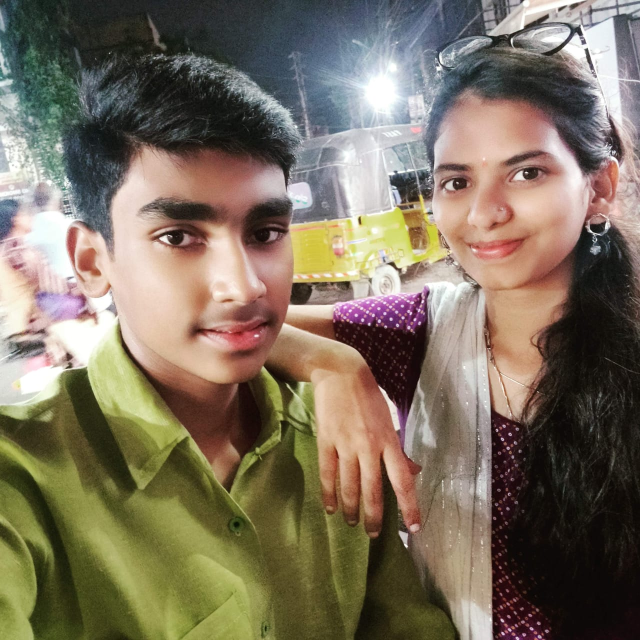
#> input picture OpenCV mini projects/Pic1.jpg, 1280 x 1280 px, found by its file name (shown at 1/2 size)
$ python write_read_image_opencv.py
#> lines starting #> are read from the running program, lines starting #| are printed output that depends on the picture
import cv2 #opencv use as cv2 in python
#this function is used to read the image from location
img1= cv2.imread('E:\\Data\\Pic1.jpg',1)
#> img1 is the input picture: shape (1280, 1280, 3); mean B, G, R 94.4, 112.1, 123.7

img1=cv2.resize(img1,(500,500))#width, height
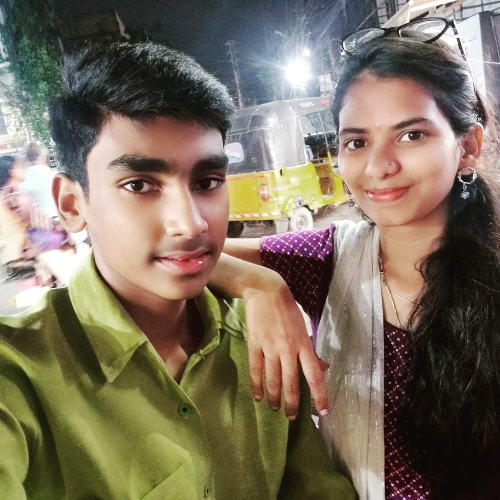
#> img1: shape (500, 500, 3); mean B, G, R 94.3, 112, 123.6
cv2.imshow("Colored Image", img1)#It accept two parameters 1) - Name of screen,2)


img2= cv2.imread('E:\\Data\\Pic1.jpg',0)
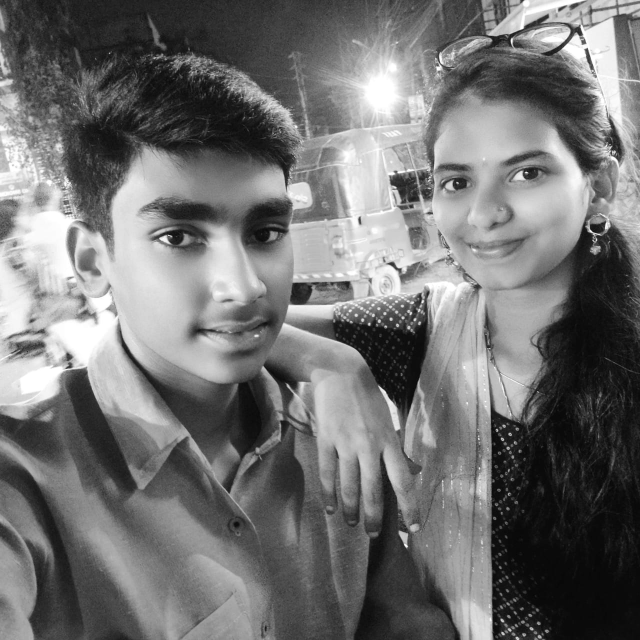
#> img2: shape (1280, 1280) (shown at 1/2 size); min 0, max 255, mean 113.6

img2=cv2.resize(img2,(500,500))#width, height
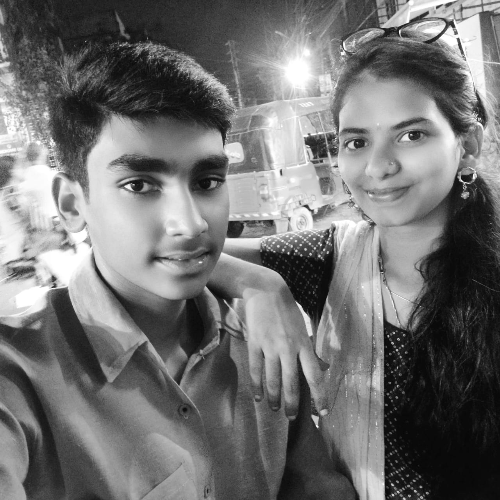
#> img2: shape (500, 500); min 2, max 255, mean 113.4
cv2.imshow("Gray Image", img2)#It accept two parameters 1) - Name of screen,2)
print("Image in gray scale==\n",img2)
#> (printed output is left out)


img3= cv2.imread('E:\\Data\\Pic1.jpg',-1)

img3=cv2.resize(img3,(500,500))#width, height
cv2.imshow("Invert Image", img3)#It accept two parameters 1) - Name of screen,2)

k = cv2.waitKey(0) & 0xFF  #Here parameter inside waitKey handle the life duration of an image
#> (key q is pressed here)
if k== ord("q"):
    cv2.destroyAllWindows()
elif k== ord("s"):
    cv2.imwrite("output.png",img1) #It accept name of image and data
    cv2.destroyAllWindows()

$ run again, with OpenCV mini projects/Pic2.jpg copied over OpenCV mini projects/Pic1.jpg
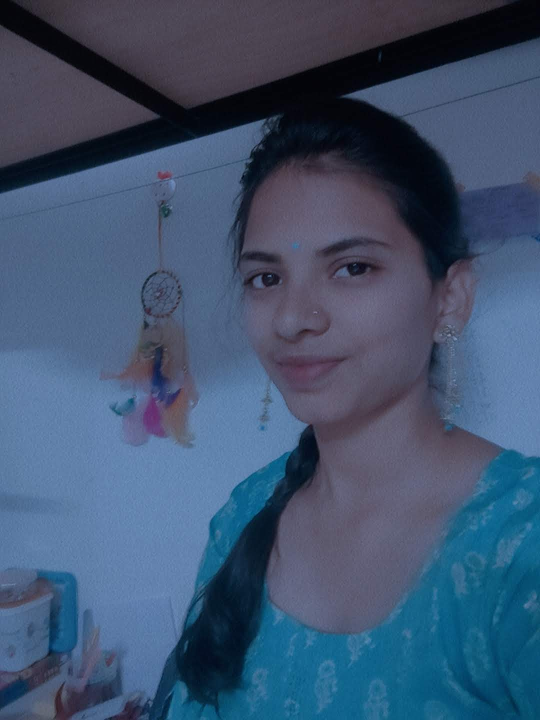
#> input picture OpenCV mini projects/Pic2.jpg, 1080 x 1440 px, found by its file name (shown at 1/2 size)
#> img1 is the input picture: shape (1440, 1080, 3); mean B, G, R 111, 83.6, 63.3
#> `img1=cv2.resize(img1,(500,500))#width, height`:
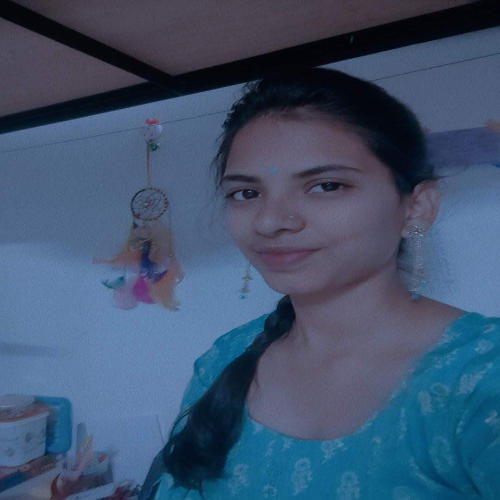
#> img1: shape (500, 500, 3); mean B, G, R 111, 83.5, 63.2
#> `img2=cv2.resize(img2,(500,500))#width, height`:
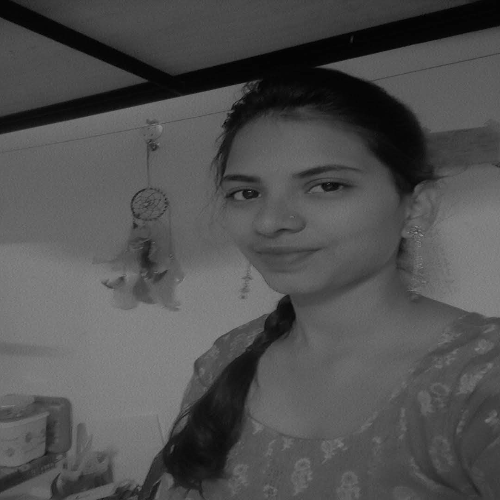
#> img2: shape (500, 500); min 0, max 152, mean 80.6
#> (printed output is left out)

$ run again, with OpenCV mini projects/Pic4.jpg copied over OpenCV mini projects/Pic1.jpg
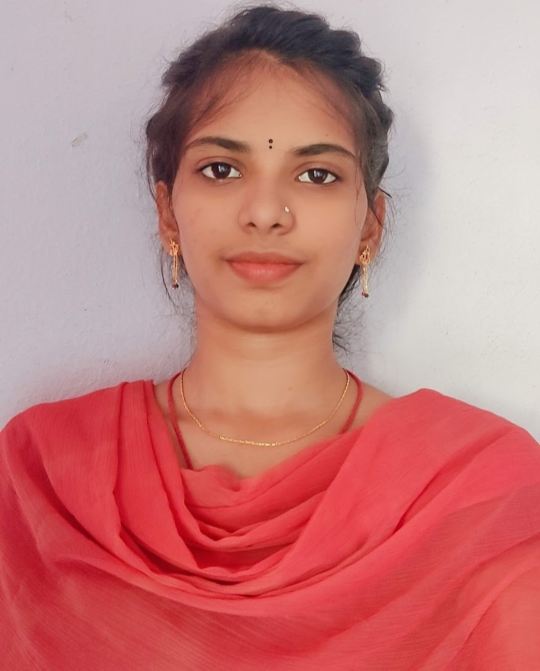
#> input picture OpenCV mini projects/Pic4.jpg, 1080 x 1342 px, found by its file name (shown at 1/2 size)
#> img1 is the input picture: shape (1342, 1080, 3); mean B, G, R 123.5, 124.7, 196.8
#> `img1=cv2.resize(img1,(500,500))#width, height`:
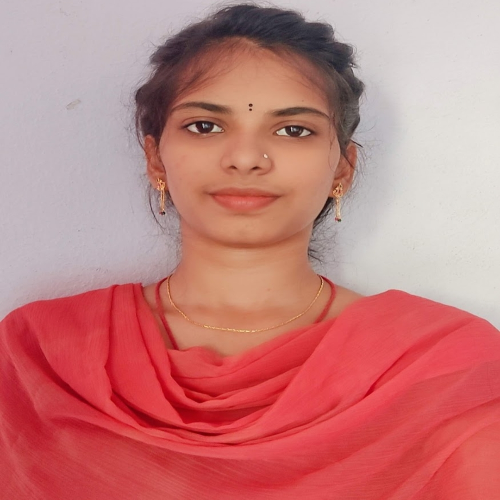
#> img1: shape (500, 500, 3); mean B, G, R 123.4, 124.6, 196.7
#> `img2=cv2.resize(img2,(500,500))#width, height`:
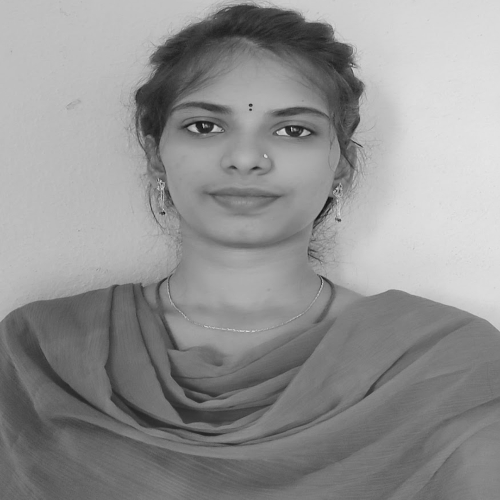
#> img2: shape (500, 500); min 14, max 229, mean 146
#> (printed output is left out)

$ run again, with OpenCV mini projects/eye.jpg copied over OpenCV mini projects/Pic1.jpg
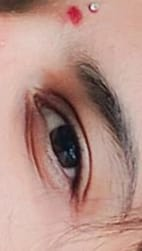
#> input picture OpenCV mini projects/eye.jpg, 142 x 251 px, found by its file name
#> img1 is the input picture: shape (251, 142, 3); mean B, G, R 135.2, 144.3, 181.2
#> `img1=cv2.resize(img1,(500,500))#width, height`:
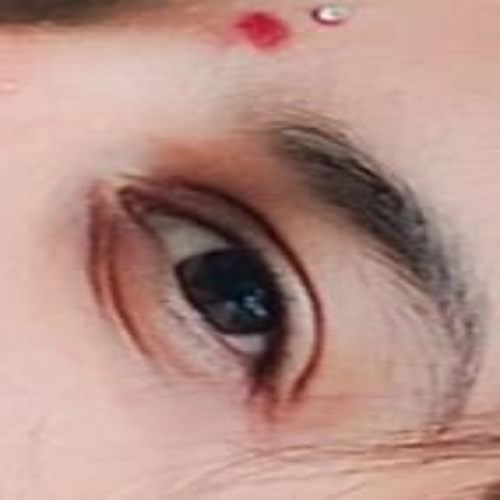
#> img1: shape (500, 500, 3); mean B, G, R 135.1, 144.2, 181.1
#> `img2=cv2.resize(img2,(500,500))#width, height`:
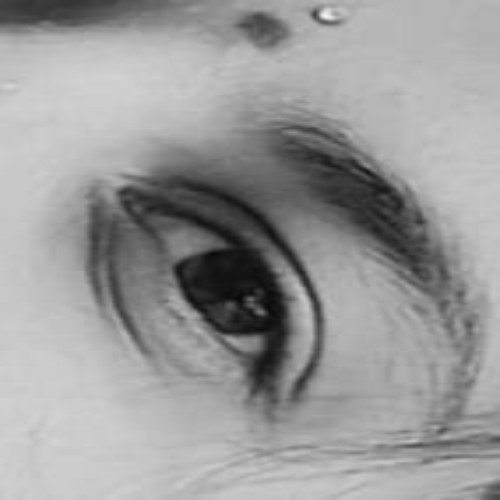
#> img2: shape (500, 500); min 7, max 245, mean 154.2
#> (printed output is left out)
